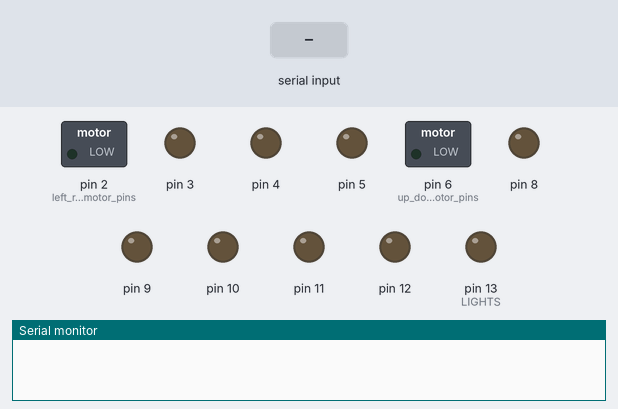
A sketch run on a simulated Arduino Uno, built with avr-gcc and run on an emulated ATmega328P. Parts: switched loads named in the sketch (green lamp = pin HIGH), output pins drawn as LEDs (lit = HIGH), the last lines printed to the serial monitor. The test bench sets the inputs (shaded band).

Above: at 1.2 s.
1.3 s: "F" received over Serial
At 2.5 s:
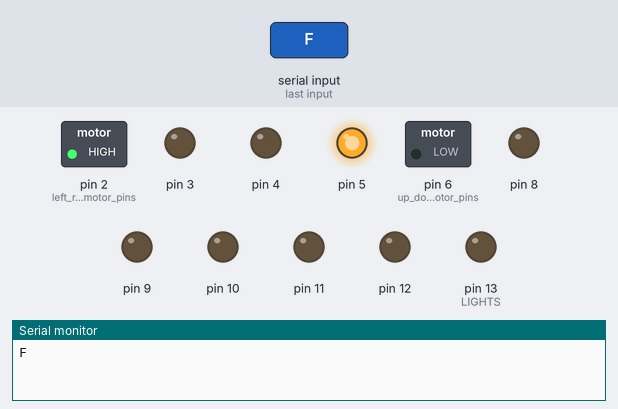
2.8 s: byte 118 ('v') received over Serial
At 3.8 s:
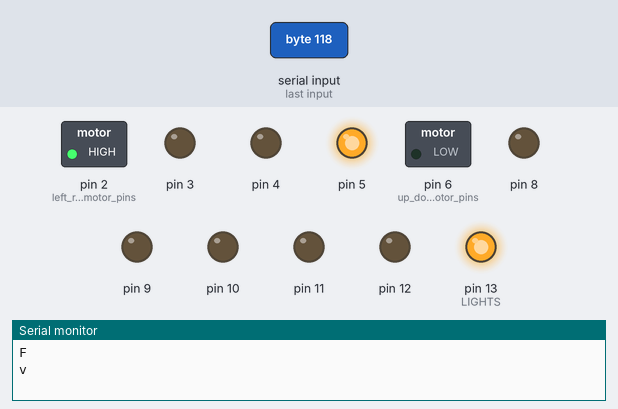
4.3 s: "S" received over Serial
At 4.9 s:
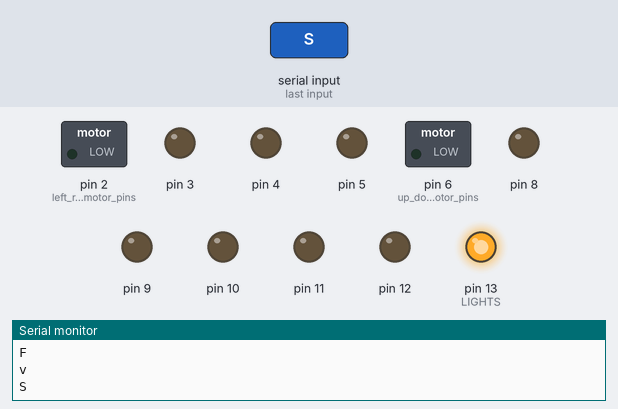
5.8 s: "B" received over Serial
At 7.0 s:
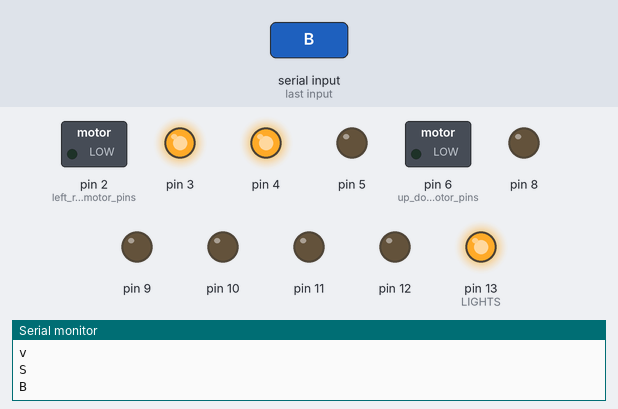
7.3 s: byte 88 ('X') received over Serial
At 8.4 s:
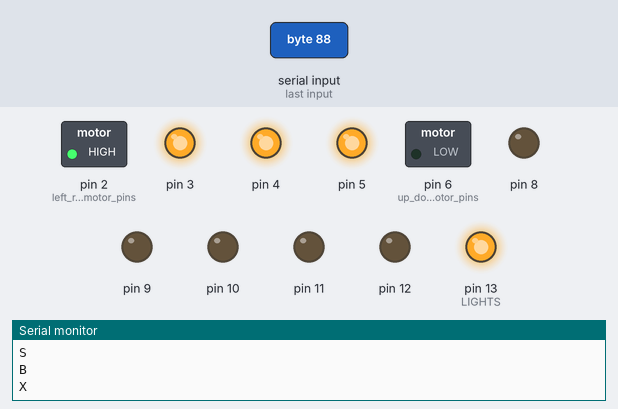
Timing chart, 0 to 24.7 s (numbered marks = the images above; inputs shaded):
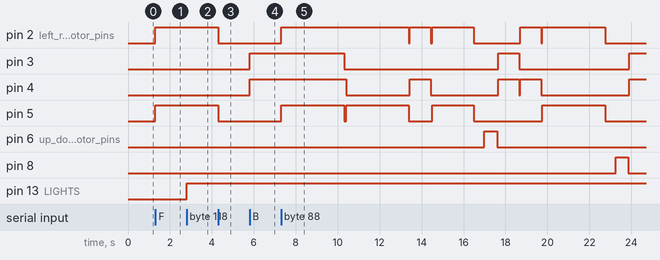

The sketch:

FORKLIFT.ino
```cpp
//ROGRAMMED BY SURAJ

int Speed = 250;
char t;


void setup()
     {

pinMode(2,OUTPUT);  // left right motor pins
pinMode(3,OUTPUT);
pinMode(4,OUTPUT);
pinMode(5,OUTPUT);

pinMode(6,OUTPUT);  // up down motor pins
pinMode(8,OUTPUT);

pinMode(13,OUTPUT); // LIGHTS

               /* FOR FUTURE */

    pinMode(9,OUTPUT);
    pinMode(10,OUTPUT);
    pinMode(11,OUTPUT);
    pinMode(12,OUTPUT);

Serial.begin(9600);    // baud rate

}

void loop ()

{

   if(Serial.available())
{
    t = Serial.read();

    Serial.println(t);

switch (t) {
            case 'F':      //FRONT
            forward();
            break;

            case 'S':
            stop();
            break;

            case 'B':
            backward();
            break;

            case 'L':
            left();
            break;

            case 'R':
            right();
            break;

            case 'W':
            up();
            break;

            case 'w':
            stop();
            break;

            case 'U':
            down();
            break;

            case 'u':
            stop();
            break;

            case 'V':
            digitalWrite(13,HIGH);
            break;

            case 'v':
            digitalWrite(13,HIGH);
            break;

/* PATH 1 */ case 'X':

            forward();       //forward
            delay(3000);
            stop();
            delay(5);
            right();        // to adjust path
            delay(90);
            stop();

            forward();     // continue
            delay(3000);
            stop();
            delay(50);

            right();       //right
            delay(1000);
            stop();
            delay(50);

            forward();     // forward
            delay(2000);
            stop();
            delay(500);   // longer delay in stop

             up();         // lift up
            delay(600);
            stop();
            delay(50);

            backward();    //Reverse
            delay(1000);
            stop();
            delay(50);

            right();      // Right
            delay(1000);
            stop();
            delay(50);

            forward();     // Forward
            delay(3000);
            stop();
            delay(500);   // stop for a while

            down();         // down
            delay(600);
            stop();
            delay(50);

            backward();    //Reverse
            delay(1000);
            stop();
            delay(50);

            break;
  }
 }
}
void forward()


    {   digitalWrite(5,Speed);
        digitalWrite(2,Speed);


}
void backward()
    {
        digitalWrite(4,Speed);
        digitalWrite(3,Speed);
}

void left()
    {

        digitalWrite(3,Speed);
        digitalWrite(5,Speed);

}
void right()
    {

        digitalWrite(4,Speed);
        digitalWrite(2,Speed);

}
void up()
    {

        digitalWrite(6,Speed);


}
void down()
    {

        digitalWrite(8,Speed);


}


void stop()
    {
  digitalWrite(5,LOW); //forward right
  digitalWrite(4,LOW); //reverse right
  digitalWrite(3,LOW); //forward left
  digitalWrite(2,LOW); //reverse left

    digitalWrite(6,LOW); //lift up
    digitalWrite(8,LOW); //lift down


}
```

Measured:
- after the input at 1.3 s, pin 2 (left_right_motor_pins), pin 5: LOW → HIGH at once
- after the input at 2.8 s, pin 13 (LIGHTS): LOW → HIGH at once
- after the input at 4.3 s, pin 2 (left_right_motor_pins), pin 5: HIGH → LOW at once
- after the input at 5.8 s, pin 3, pin 4: LOW → HIGH at once
- after the input at 7.3 s, pin 3: HIGH → LOW after 3.0 s, → HIGH 7.3 s later, → LOW 1.0 s later, → HIGH 5.3 s later; pin 4: HIGH → LOW after 3.1 s, → HIGH 3.1 s later, → LOW 1.0 s later, → HIGH 3.2 s later, … (8 changes in this stretch)
